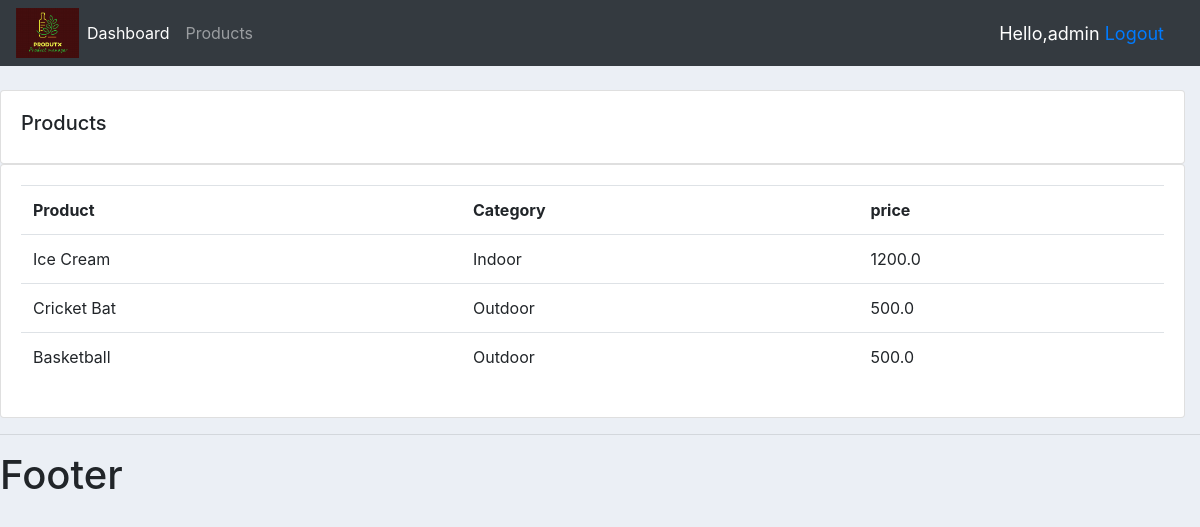
/products (signed in), run on the app's committed database.
### accounts/models.py (models this page shows, shortened)
class Product(models.Model):
    CATEGORY = (
        ('Indoor','Indoor'),
        ('Outdoor','Outdoor')
    )
    name = models.CharField( max_length=150,null=True)
    price = models.FloatField(null=True)
    category = models.CharField(max_length=200,null=True,choices=CATEGORY)
    description =models.CharField(max_length=200,null=True,blank=True)
    date_created = models.DateTimeField(auto_now_add=True,null=True)
    tags = models.ManyToManyField(Tag)

### accounts/decorators.py (the view)
        def wrapper_func(request,*args, **kwargs):
            print('Loading',request,"for",allowed_roles)
            group=None
            if request.user.groups.exists():
                group = request.user.groups.all()[0].name
            if group in allowed_roles:
                return view_func(request,*args, **kwargs)
            else:
                print(f'Blocked request because {group} role is not allowed to view this page!')
                return HttpResponse('You are not authorized to access this view')

### accounts/views.py (called while the page is built)
@login_required(login_url='login')
@allowed_users(allowed_roles=['admin'])
def products(request):
    products = Product.objects.all()
    return render(request,'accounts/products.html',{'products' : products })

### accounts/templates/accounts/products.html
{% extends 'accounts/main.html' %}
{% block content %}
<br>
<div class='row'>
    <div class='col-md'>
        <div class="card card-body">
            <h5>Products</h5>
        </div>
        <div class="card card-body">
            <table class="table">
                <tr>
                    <th>Product</th>
                    <th>Category</th>
                    <th>price</th>
                </tr>
                {% for item in products %}
                    <tr>
                        <td>{{item.name}}</td>
                        <td>{{item.category}}</td>
                        <td>{{item.price}}</td>
                    </tr>
                {% endfor %}
            </table>
        </div>
    </div>
</div>
{% endblock content %}

### accounts/templates/accounts/navbar.html (shortened to what this page needs)
{% load static %}
<nav class="navbar navbar-expand-lg navbar-dark bg-dark">
  <img src="{% static 'images/logo.png' %}" id='logo'>
  <div class="collapse navbar-collapse" id="navbarNav">
    <ul class="navbar-nav">
      {% if request.user.is_staff %}
      <li class="nav-item active">
        <a class="nav-link" href="{% url 'home' %}">Dashboard</a>
      </li>
      <li class="nav-item">
        <a class="nav-link" href="{% url  'products' %}">Products</a>
      </li>
      {% else %}
      <li class="nav-item">
        <a class="nav-link" href="{% url  'account' %}">Settings</a>
      </li>
      {% endif %}
    </ul>
  </div>
  <spam class="hello-msg">Hello,{{request.user}}<span>
  <span><a href="{% url 'logout' %}">Logout</a></span>
</nav>

### static/css/main.css (style rules this page uses)
#logo { height: 50px; width: auto; }
body { background-color: #ebeff5; }
.row { margin-right: 0px; }

### accounts/templates/accounts/navbar.html (style rules this page uses)
.hello-msg { font-size: 18px; color: #fff; margin-right: 20px; }

### data on the page
Product: name "Ice Cream", category "Indoor", price "1200.0"
Product: name "Cricket Bat", category "Outdoor", price "500.0"
Product: name "Basketball", category "Outdoor", price "500.0"

### other printed values
{{ request.user }} "admin"
